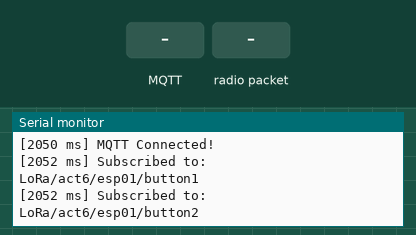
Bench run of a sketch on a simulated ESP32. Shown: the last lines printed to the serial monitor. The test bench sets the inputs (shaded band). WiFi joins after 1.5 s; servers stay silent unless stated; no radio packets arrive unless stated; no MQTT or app messages arrive unless stated.

Above: at 2.8 s.
2.9 s: MQTT message "1" arrives on the first subscribed topic
At 3.5 s:
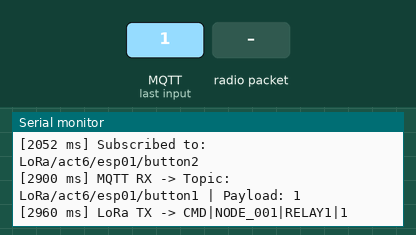
4.4 s: radio packet "1" arrives
At 4.8 s:
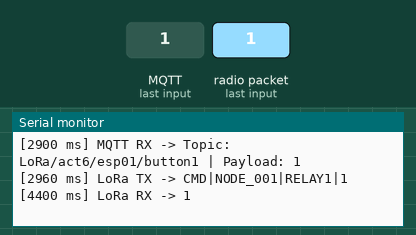
5.9 s: MQTT message "on" arrives on the first subscribed topic
At 7.0 s:
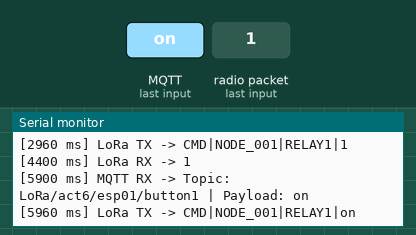
7.4 s: MQTT message "off" arrives on the first subscribed topic
At 8.1 s:
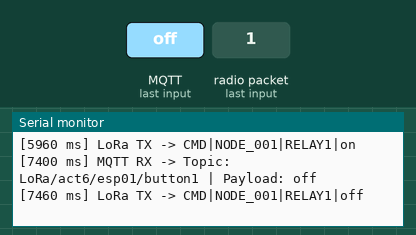

The sketch:

Gateway-Lora-With-Mqtt-Subsribe.ino
```cpp
#include <WiFi.h>
#include <PubSubClient.h>
#include <SPI.h>
#include <LoRa.h>

// ================================
// LORA CONFIGURATION
// ================================
#define LORA_SCK   18
#define LORA_MISO  19
#define LORA_MOSI  23
#define LORA_SS    5
#define LORA_RST   4
#define LORA_DIO0  26
#define LORA_BAND  433E6

// ================================
// WIFI + MQTT CONFIGURATION
// ================================
const char* ssid     = "PLDTinnov";
const char* password = "Password12345!";

const char* mqtt_server = "innovph.com";
const int   mqtt_port   = 1883;
const char* mqtt_user   = "mqtt";
const char* mqtt_pass   = "ICPHmqtt!";

// ================================
// DEVICE CONFIGURATION
// ================================
String deviceId = "esp01";       // Dynamic device ID
String nodeAddr = "NODE_001";    // LoRa end node address

char button1Topic[64];
char button2Topic[64];

// ================================
// CLIENTS
// ================================
WiFiClient espClient;
PubSubClient mqtt(espClient);

// ================================
// TIMERS
// ================================
unsigned long previousMillis = 0;

// ================================
// SETUP
// ================================
void setup() {
  Serial.begin(115200);
  while(!Serial);

  // Initialize LoRa
  SPI.begin(LORA_SCK, LORA_MISO, LORA_MOSI, LORA_SS);
  LoRa.setPins(LORA_SS, LORA_RST, LORA_DIO0);

  if (!LoRa.begin(LORA_BAND)) {
    Serial.println("❌ LoRa init failed!");
    while (1);
  }
  LoRa.setSpreadingFactor(7);
  LoRa.setSignalBandwidth(125E3);
  LoRa.setTxPower(17);
  Serial.printf("[%lu ms] ✅ LoRa Gateway Started\n", millis());

  // Initialize WiFi
  WiFi.begin(ssid, password);
  mqtt.setServer(mqtt_server, mqtt_port);

  // Prepare dynamic MQTT topics using deviceId
  snprintf(button1Topic, sizeof(button1Topic), "LoRa/act6/%s/button1", deviceId.c_str());
  snprintf(button2Topic, sizeof(button2Topic), "LoRa/act6/%s/button2", deviceId.c_str());
  Serial.printf("[%lu ms] Button1 Topic: %s\n", millis(), button1Topic);
  Serial.printf("[%lu ms] Button2 Topic: %s\n", millis(), button2Topic);

  // Set MQTT callback
  mqtt.setCallback(mqttCallback);
}

// ================================
// MAIN LOOP
// ================================
void loop() {
  unsigned long currentMillis = millis();

  // WiFi reconnect
  if (WiFi.status() != WL_CONNECTED) {
    if (currentMillis - previousMillis >= 2000) {
      Serial.printf("[%lu ms] Connecting to WiFi...\n", millis());
      WiFi.begin(ssid, password);
      previousMillis = currentMillis;
    }
    return;
  }

  // MQTT reconnect
  if (!mqtt.connected()) {
    if (currentMillis - previousMillis >= 2000) {
      connectMQTT();
      previousMillis = currentMillis;
    }
    return;
  }

  mqtt.loop();
  receiveLoRa(); // Monitor LoRa data from nodes
}

// ================================
// MQTT CALLBACK
// ================================
void mqttCallback(char* topic, byte* payload, unsigned int length) {
  payload[length] = '\0';
  String msg = String((char*)payload);
  msg.trim();

  Serial.printf("[%lu ms] MQTT RX -> Topic: %s | Payload: %s\n", millis(), topic, msg.c_str());

  // Forward to LoRa end node
  String cmd = "CMD|" + nodeAddr + "|";
  if (String(topic) == button1Topic) cmd += "RELAY1|" + msg;
  else if (String(topic) == button2Topic) cmd += "RELAY2|" + msg;
  else return;

  LoRa.beginPacket();
  LoRa.print(cmd);
  LoRa.endPacket();
  Serial.printf("[%lu ms] LoRa TX -> %s\n", millis(), cmd.c_str());
}

// ================================
// MQTT CONNECT
// ================================
void connectMQTT() {
  Serial.printf("[%lu ms] Connecting to MQTT...\n", millis());
  if (mqtt.connect(deviceId.c_str(), mqtt_user, mqtt_pass)) {
    Serial.printf("[%lu ms] MQTT Connected!\n", millis());
    mqtt.subscribe(button1Topic);
    mqtt.subscribe(button2Topic);
    Serial.printf("[%lu ms] Subscribed to: %s\n", millis(), button1Topic);
    Serial.printf("[%lu ms] Subscribed to: %s\n", millis(), button2Topic);
  } else {
    Serial.printf("[%lu ms] MQTT Failed, rc=%d\n", millis(), mqtt.state());
  }
}

// ================================
// RECEIVE LORA
// ================================
void receiveLoRa() {
  int packetSize = LoRa.parsePacket();
  if (!packetSize) return;

  String msg = "";
  while (LoRa.available()) msg += (char)LoRa.read();

  Serial.printf("[%lu ms] LoRa RX -> %s\n", millis(), msg.c_str());
}
```

Measured:
- after the input at 2.9 s, the serial monitor: prints a new line at once (image 1)
- after the input at 4.4 s, the serial monitor: prints a new line at once (image 2)
- after the input at 5.9 s, the serial monitor: prints a new line at once (image 3)
- after the input at 7.4 s, the serial monitor: prints a new line at once (image 4)
